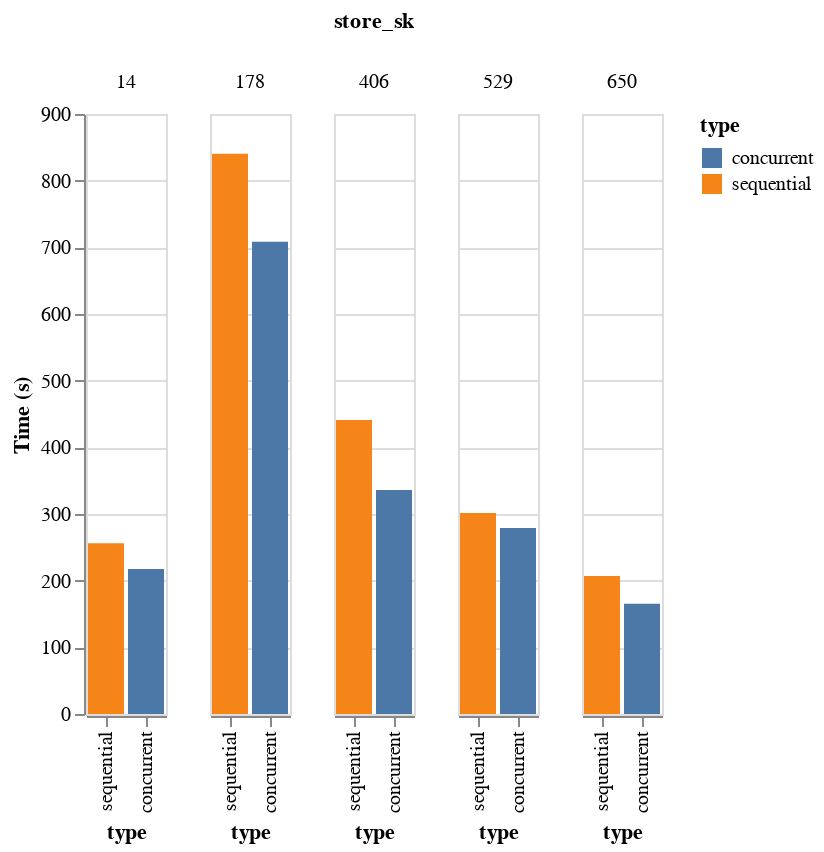

The code cell stored with this chart in its notebook:
### Code cell
#hide_input
import altair as alt

alt.Chart(m_df).mark_bar().encode(
    x=alt.Column('type:N', sort=alt.SortField("type", order="descending")),
    y='Time (s):Q',
    color='type:N',
    column='store_sk:N',
    tooltip=[alt.Tooltip('store_sk:N'),
             alt.Tooltip('type:N'),
             alt.Tooltip('Time (s):Q')]
)

### Figure 1 — Vega-Lite specification as saved in the notebook (floating-point values rounded to 4 significant figures)
{"config": {"view": {"continuousWidth": 400, "continuousHeight": 300}}, "data": {"name": "data-fac6c0a2c69463a15a1ef8946bbbe960"}, "mark": "bar", "encoding": {"color": {"type": "nominal", "field": "type"}, "column": {"type": "nominal", "field": "store_sk"}, "tooltip": [{"type": "nominal", "field": "store_sk"}, {"type": "nominal", "field": "type"}, {"type": "quantitative", "field": "Time (s)"}], "x": {"type": "nominal", "field": "type", "sort": {"field": "type", "order": "descending"}}, "y": {"type": "quantitative", "field": "Time (s)"}}, "$schema": "https://vega.github.io/schema/vega-lite/v4.8.1.json", "datasets": {"data-fac6c0a2c69463a15a1ef8946bbbe960": [{"store_sk": "529", "table name": "Total", "Time (s)": 279.1, "type": "concurrent"}, {"store_sk": "650", "table name": "Total", "Time (s)": 165.2, "type": "concurrent"}, {"store_sk": "14", "table name": "Total", "Time (s)": 217.6, "type": "concurrent"}, {"store_sk": "406", "table name": "Total", "Time (s)": 335.9, "type": "concurrent"}, {"store_sk": "178", "table name": "Total", "Time (s)": 708.4, "type": "concurrent"}, {"store_sk": "529", "table name": "Total", "Time (s)": 301.4, "type": "sequential"}, {"store_sk": "650", "table name": "Total", "Time (s)": 207.1, "type": "sequential"}, {"store_sk": "14", "table name": "Total", "Time (s)": 256.0, "type": "sequential"}, {"store_sk": "406", "table name": "Total", "Time (s)": 440.8, "type": "sequential"}, {"store_sk": "178", "table name": "Total", "Time (s)": 840.5, "type": "sequential"}]}}
